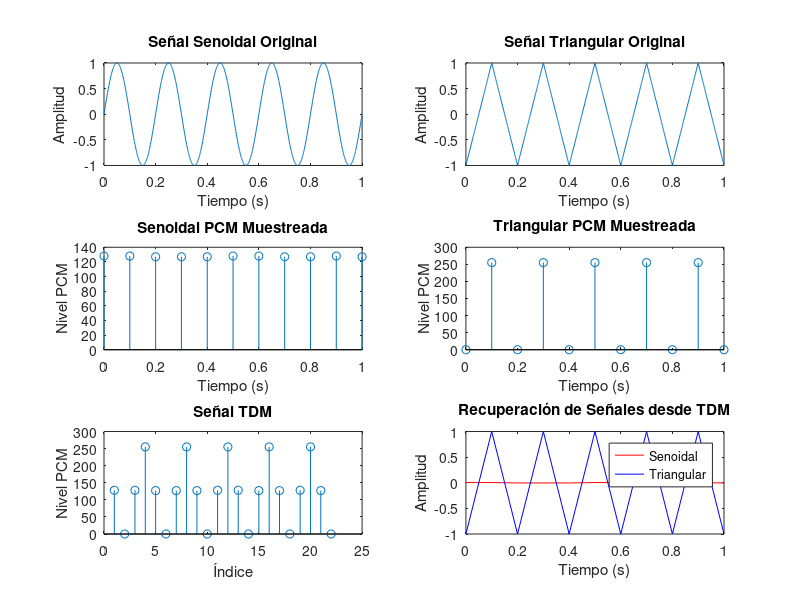

The MATLAB script that drew this image:
% TDM de señales senoidal y triangular con PCM y recuperación
% Autor: Davis (Estudiante de Telecomunicaciones)
% Fecha: 23/09/2025

clc; clear; close all;

%% 1. Generación de señales senoidal y triangular
fs = 1000;              % Frecuencia de muestreo (Hz)
t = 0:1/fs:1;           % Vector de tiempo de 1 segundo

f1 = 5;                 % Frecuencia de la señal senoidal (Hz)
f2 = 5;                 % Frecuencia de la señal triangular (Hz)

senoidal = sin(2*pi*f1*t);              % Señal senoidal
triangular = sawtooth(2*pi*f2*t, 0.5);  % Señal triangular (forma simétrica)

%% 2. Conversión a PCM (Pulse Code Modulation)
n_bits = 8;                             % Número de bits para cuantización
levels = 2^n_bits;                      % Niveles de cuantización

% Normalización entre 0 y 1
senoidal_norm = (senoidal + 1)/2;
triangular_norm = (triangular + 1)/2;

% Cuantización
senoidal_pcm = round(senoidal_norm * (levels - 1));
triangular_pcm = round(triangular_norm * (levels - 1));

%% 3. Muestreo según teorema de Nyquist
% Frecuencia mínima de muestreo: al menos el doble de la frecuencia máxima
fs_nyquist = 2 * max(f1, f2);   % Teorema de Nyquist
ts_nyquist = 1/fs_nyquist;

% Re-muestreo de las señales
t_sampled = 0:ts_nyquist:1;
senoidal_sampled = sin(2*pi*f1*t_sampled);
triangular_sampled = sawtooth(2*pi*f2*t_sampled, 0.5);

% Cuantización de las muestras
senoidal_pcm_sampled = round((senoidal_sampled + 1)/2 * (levels - 1));
triangular_pcm_sampled = round((triangular_sampled + 1)/2 * (levels - 1));

%% 4. Multiplexación TDM (Time Division Multiplexing)
% Intercalamos las muestras de ambas señales
tdm_signal = zeros(1, 2 * length(t_sampled));
tdm_signal(1:2:end) = senoidal_pcm_sampled;
tdm_signal(2:2:end) = triangular_pcm_sampled;

%% 5. Recuperación de señales desde TDM
% Separación de muestras
rec_senoidal = tdm_signal(1:2:end);
rec_triangular = tdm_signal(2:2:end);

% Descuantización (reconstrucción aproximada)
rec_senoidal = (rec_senoidal / (levels - 1)) * 2 - 1;
rec_triangular = (rec_triangular / (levels - 1)) * 2 - 1;

%% Visualización de resultados
figure('Name','TDM y recuperación de señales','NumberTitle','off');

subplot(3,2,1);
plot(t, senoidal); title('Señal Senoidal Original');
xlabel('Tiempo (s)'); ylabel('Amplitud');

subplot(3,2,2);
plot(t, triangular); title('Señal Triangular Original');
xlabel('Tiempo (s)'); ylabel('Amplitud');

subplot(3,2,3);
stem(t_sampled, senoidal_pcm_sampled); title('Senoidal PCM Muestreada');
xlabel('Tiempo (s)'); ylabel('Nivel PCM');

subplot(3,2,4);
stem(t_sampled, triangular_pcm_sampled); title('Triangular PCM Muestreada');
xlabel('Tiempo (s)'); ylabel('Nivel PCM');

subplot(3,2,5);
stem(1:length(tdm_signal), tdm_signal); title('Señal TDM');
xlabel('Índice'); ylabel('Nivel PCM');

subplot(3,2,6);
plot(t_sampled, rec_senoidal, 'r', t_sampled, rec_triangular, 'b');
title('Recuperación de Señales desde TDM');
xlabel('Tiempo (s)'); ylabel('Amplitud');
legend('Senoidal','Triangular');

%% Recomendación adicional
% Para una reconstrucción más precisa, se puede aplicar interpolación o filtrado
% de reconstrucción (por ejemplo, interpolación sinc o filtro pasa bajos).

